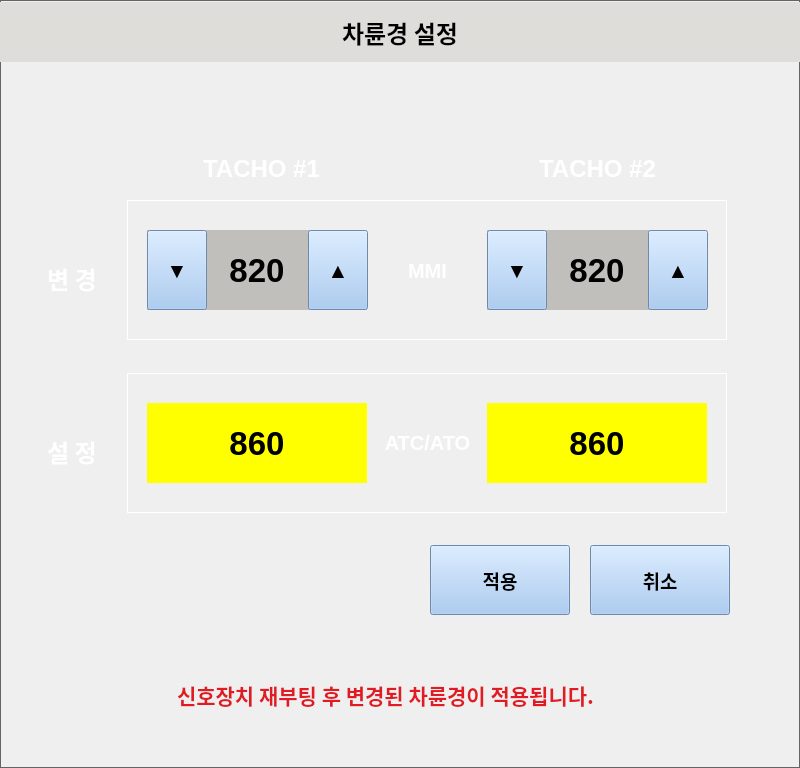
   <widget class="QFrame" name="Frame_Wheel">
    <property name="geometry">
     <rect>
      <x>20</x>
      <y>40</y>
      <width>800</width>
      <height>768</height>
     </rect>
    </property>
    <property name="styleSheet">
     <string notr="true">color: rgb(100, 100, 100);</string>
    </property>
    <property name="frameShape">
     <enum>QFrame::Panel</enum>
    </property>
    <property name="frameShadow">
     <enum>QFrame::Plain</enum>
    </property>
    <widget class="QLabel" name="label_23">
     <property name="geometry">
      <rect>
       <x>0</x>
       <y>2</y>
       <width>800</width>
       <height>60</height>
      </rect>
     </property>
     <property name="font">
      <font>
       <family>굴림</family>
       <pointsize>18</pointsize>
       <weight>75</weight>
       <bold>true</bold>
      </font>
     </property>
     <property name="styleSheet">
      <string notr="true">color: rgb(0, 0, 0);
background-color: rgb(222, 221, 218);</string>
     </property>
     <property name="text">
      <string>차륜경 설정</string>
     </property>
     <property name="alignment">
      <set>Qt::AlignCenter</set>
     </property>
    </widget>
    <widget class="QPushButton" name="Button_Tacho1_Up">
     <property name="geometry">
      <rect>
       <x>308</x>
       <y>230</y>
       <width>60</width>
       <height>80</height>
      </rect>
     </property>
     <property name="font">
      <font>
       <pointsize>16</pointsize>
       <weight>75</weight>
       <bold>true</bold>
      </font>
     </property>
     <property name="styleSheet">
      <string notr="true">color: rgb(0, 0, 0);
background-color: rgb(153, 193, 241);</string>
     </property>
     <property name="text">
      <string>▲</string>
     </property>
    </widget>
    <widget class="QLabel" name="label_Tacho2_Confirm">
     <property name="geometry">
      <rect>
       <x>487</x>
       <y>403</y>
       <width>220</width>
       <height>80</height>
      </rect>
     </property>
     <property name="font">
      <font>
       <pointsize>25</pointsize>
       <weight>75</weight>
       <bold>true</bold>
      </font>
     </property>
     <property name="styleSheet">
      <string notr="true">color: rgb(0, 0, 0);
background-color: rgb(255, 255, 0);</string>
     </property>
     <property name="text">
      <string>860</string>
     </property>
     <property name="alignment">
      <set>Qt::AlignCenter</set>
     </property>
    </widget>
    <widget class="QLabel" name="label_wc_tacho2">
     <property name="geometry">
      <rect>
       <x>517</x>
       <y>143</y>
       <width>161</width>
       <height>51</height>
      </rect>
     </property>
     <property name="font">
      <font>
       <family>Ubuntu</family>
       <pointsize>18</pointsize>
       <weight>75</weight>
       <bold>true</bold>
      </font>
     </property>
     <property name="styleSheet">
      <string notr="true">color: rgb(255, 255, 255);</string>
     </property>
     <property name="text">
      <string>TACHO #2</string>
     </property>
     <property name="alignment">
      <set>Qt::AlignCenter</set>
     </property>
    </widget>
    <widget class="QPushButton" name="Button_Tacho2_Down">
     <property name="geometry">
      <rect>
       <x>487</x>
       <y>230</y>
       <width>60</width>
       <height>80</height>
      </rect>
     </property>
     <property name="font">
      <font>
       <pointsize>16</pointsize>
       <weight>75</weight>
       <bold>true</bold>
      </font>
     </property>
     <property name="styleSheet">
      <string notr="true">color: rgb(0, 0, 0);
background-color: rgb(153, 193, 241);</string>
     </property>
     <property name="text">
      <string>▼</string>
     </property>
    </widget>
    <widget class="QLabel" name="Label_wc_BoxConfirm">
     <property name="geometry">
      <rect>
       <x>127</x>
       <y>373</y>
       <width>600</width>
       <height>140</height>
      </rect>
     </property>
     <property name="font">
      <font>
       <pointsize>11</pointsize>
       <weight>75</weight>
       <bold>true</bold>
      </font>
     </property>
     <property name="styleSheet">
      <string notr="true">border-color: rgb(255, 255, 255);
color: rgb(255, 255, 255);</string>
     </property>
     <property name="frameShape">
      <enum>QFrame::Panel</enum>
     </property>
     <property name="text">
      <string/>
     </property>
     <property name="wordWrap">
      <bool>true</bool>
     </property>
    </widget>
    <widget class="QLabel" name="label_wc_atco">
     <property name="geometry">
      <rect>
       <x>370</x>
       <y>417</y>
       <width>115</width>
       <height>51</height>
      </rect>
     </property>
     <property name="font">
      <font>
       <family>Ubuntu</family>
       <pointsize>15</pointsize>
       <weight>75</weight>
       <bold>true</bold>
      </font>
     </property>
     <property name="styleSheet">
      <string notr="true">color: rgb(255, 255, 255);</string>
     </property>
     <property name="text">
      <string>ATC/ATO</string>
     </property>
     <property name="alignment">
      <set>Qt::AlignCenter</set>
     </property>
    </widget>
    <widget class="QLabel" name="Label_wc_BoxSet">
     <property name="geometry">
      <rect>
       <x>127</x>
       <y>200</y>
       <width>600</width>
       <height>140</height>
      </rect>
     </property>
     <property name="font">
      <font>
       <pointsize>11</pointsize>
       <weight>75</weight>
       <bold>true</bold>
      </font>
     </property>
     <property name="styleSheet">
      <string notr="true">border-color: rgb(255, 255, 255);
color: rgb(255, 255, 255);</string>
     </property>
     <property name="frameShape">
      <enum>QFrame::Panel</enum>
     </property>
     <property name="text">
      <string/>
     </property>
     <property name="wordWrap">
      <bool>true</bool>
     </property>
    </widget>
    <widget class="QLabel" name="label_wc_tacho1">
     <property name="geometry">
      <rect>
       <x>181</x>
       <y>143</y>
       <width>161</width>
       <height>51</height>
      </rect>
     </property>
     <property name="font">
      <font>
       <family>Ubuntu</family>
       <pointsize>18</pointsize>
       <weight>75</weight>
       <bold>true</bold>
      </font>
     </property>
     <property name="styleSheet">
      <string notr="true">color: rgb(255, 255, 255);</string>
     </property>
     <property name="text">
      <string>TACHO #1</string>
     </property>
     <property name="alignment">
      <set>Qt::AlignCenter</set>
     </property>
    </widget>
    <widget class="QPushButton" name="Button_Tacho1_Down">
     <property name="geometry">
      <rect>
       <x>147</x>
       <y>230</y>
       <width>60</width>
       <height>80</height>
      </rect>
     </property>
     <property name="font">
      <font>
       <pointsize>16</pointsize>
       <weight>75</weight>
       <bold>true</bold>
      </font>
     </property>
     <property name="styleSheet">
      <string notr="true">color: rgb(0, 0, 0);
background-color: rgb(153, 193, 241);</string>
     </property>
     <property name="text">
      <string>▼</string>
     </property>
    </widget>
    <widget class="QLabel" name="label_Tacho2_Set">
     <property name="geometry">
      <rect>
       <x>487</x>
       <y>230</y>
       <width>220</width>
       <height>80</height>
      </rect>
     </property>
     <property name="font">
      <font>
       <pointsize>25</pointsize>
       <weight>75</weight>
       <bold>true</bold>
      </font>
     </property>
     <property name="styleSheet">
      <string notr="true">color: rgb(0, 0, 0);
background-color: rgb(192, 191, 188);</string>
     </property>
     <property name="text">
      <string>820</string>
     </property>
     <property name="alignment">
      <set>Qt::AlignCenter</set>
     </property>
    </widget>
    <widget class="QLabel" name="label_Tacho1_Confirm">
     <property name="geometry">
      <rect>
       <x>147</x>
       <y>403</y>
       <width>220</width>
       <height>80</height>
      </rect>
     </property>
     <property name="font">
      <font>
       <pointsize>25</pointsize>
       <weight>75</weight>
       <bold>true</bold>
      </font>
     </property>
     <property name="styleSheet">
      <string notr="true">color: rgb(0, 0, 0);
background-color: rgb(255, 255, 0);</string>
     </property>
     <property name="text">
      <string>860</string>
     </property>
     <property name="alignment">
      <set>Qt::AlignCenter</set>
     </property>
    </widget>
    <widget class="QPushButton" name="Button_Tacho2_Up">
     <property name="geometry">
      <rect>
       <x>648</x>
       <y>230</y>
       <width>60</width>
       <height>80</height>
      </rect>
     </property>
     <property name="font">
      <font>
       <pointsize>16</pointsize>
       <weight>75</weight>
       <bold>true</bold>
      </font>
     </property>
     <property name="styleSheet">
      <string notr="true">color: rgb(0, 0, 0);
background-color: rgb(153, 193, 241);</string>
     </property>
     <property name="text">
      <string>▲</string>
     </property>
    </widget>
    <widget class="QLabel" name="label_wc_set">
     <property name="geometry">
      <rect>
       <x>27</x>
       <y>243</y>
       <width>90</width>
       <height>71</height>
      </rect>
     </property>
     <property name="font">
      <font>
       <family>굴림</family>
       <pointsize>18</pointsize>
       <weight>75</weight>
       <bold>true</bold>
      </font>
     </property>
     <property name="styleSheet">
      <string notr="true">color: rgb(255, 255, 255);</string>
     </property>
     <property name="text">
      <string>변 경</string>
     </property>
     <property name="alignment">
      <set>Qt::AlignCenter</set>
     </property>
    </widget>
    <widget class="QLabel" name="label_wc_confirm">
     <property name="geometry">
      <rect>
       <x>27</x>
       <y>416</y>
       <width>90</width>
       <height>71</height>
      </rect>
     </property>
     <property name="font">
      <font>
       <family>굴림</family>
       <pointsize>18</pointsize>
       <weight>75</weight>
       <bold>true</bold>
      </font>
     </property>
     <property name="styleSheet">
      <string notr="true">color: rgb(255, 255, 255);</string>
     </property>
     <property name="text">
      <string>설 정</string>
     </property>
     <property name="alignment">
      <set>Qt::AlignCenter</set>
     </property>
    </widget>
    <widget class="QLabel" name="label_Tacho1_Set">
     <property name="geometry">
      <rect>
       <x>147</x>
       <y>230</y>
       <width>220</width>
       <height>80</height>
      </rect>
     </property>
     <property name="font">
      <font>
       <pointsize>25</pointsize>
       <weight>75</weight>
       <bold>true</bold>
      </font>
     </property>
     <property name="styleSheet">
      <string notr="true">color: rgb(0, 0, 0);
background-color: rgb(192, 191, 188);</string>
     </property>
     <property name="text">
      <string>820</string>
     </property>
     <property name="alignment">
      <set>Qt::AlignCenter</set>
     </property>
    </widget>
    <widget class="QLabel" name="label_wc_mmi">
     <property name="geometry">
      <rect>
       <x>370</x>
       <y>245</y>
       <width>115</width>
       <height>51</height>
      </rect>
     </property>
     <property name="font">
      <font>
       <family>Ubuntu</family>
       <pointsize>15</pointsize>
       <weight>75</weight>
       <bold>true</bold>
      </font>
     </property>
     <property name="styleSheet">
      <string notr="true">color: rgb(255, 255, 255);</string>
     </property>
     <property name="text">
      <string>MMI</string>
     </property>
     <property name="alignment">
      <set>Qt::AlignCenter</set>
     </property>
    </widget>
    <widget class="QPushButton" name="Button_Wheel_OK">
     <property name="geometry">
      <rect>
       <x>430</x>
       <y>545</y>
       <width>140</width>
       <height>70</height>
      </rect>
     </property>
     <property name="font">
      <font>
       <pointsize>14</pointsize>
       <weight>75</weight>
       <bold>true</bold>
      </font>
     </property>
     <property name="styleSheet">
      <string notr="true">color: rgb(0, 0, 0);
background-color: rgb(153, 193, 241);

</string>
     </property>
     <property name="text">
      <string>적용</string>
     </property>
    </widget>
    <widget class="QPushButton" name="Button_Wheel_Cancel">
     <property name="geometry">
      <rect>
       <x>590</x>
       <y>545</y>
       <width>140</width>
       <height>70</height>
      </rect>
     </property>
     <property name="font">
      <font>
       <pointsize>14</pointsize>
       <weight>75</weight>
       <bold>true</bold>
      </font>
     </property>
     <property name="styleSheet">
      <string notr="true">color: rgb(0, 0, 0);
background-color: rgb(153, 193, 241);
</string>
     </property>
     <property name="text">
      <string>취소</string>
     </property>
    </widget>
    <widget class="QLabel" name="label_wc_confirm_2">
     <property name="geometry">
      <rect>
       <x>10</x>
       <y>660</y>
       <width>751</width>
       <height>71</height>
      </rect>
     </property>
     <property name="font">
      <font>
       <family>돋움체</family>
       <pointsize>16</pointsize>
       <weight>75</weight>
       <bold>true</bold>
      </font>
     </property>
     <property name="styleSheet">
      <string notr="true">color: rgb(224, 27, 36);</string>
     </property>
     <property name="text">
      <string>&lt;html&gt;&lt;head/&gt;&lt;body&gt;&lt;p&gt;신호장치 재부팅 후 변경된 차륜경이 적용됩니다.&lt;/p&gt;&lt;/body&gt;&lt;/html&gt;</string>
     </property>
     <property name="alignment">
      <set>Qt::AlignCenter</set>
     </property>
    </widget>
    <zorder>label_23</zorder>
    <zorder>label_wc_tacho2</zorder>
    <zorder>Label_wc_BoxConfirm</zorder>
    <zorder>label_wc_atco</zorder>
    <zorder>Label_wc_BoxSet</zorder>
    <zorder>label_wc_tacho1</zorder>
    <zorder>label_Tacho2_Set</zorder>
    <zorder>label_Tacho1_Confirm</zorder>
    <zorder>Button_Tacho2_Up</zorder>
    <zorder>label_wc_set</zorder>
    <zorder>label_wc_confirm</zorder>
    <zorder>label_Tacho1_Set</zorder>
    <zorder>label_wc_mmi</zorder>
    <zorder>label_Tacho2_Confirm</zorder>
    <zorder>Button_Tacho1_Up</zorder>
    <zorder>Button_Tacho2_Down</zorder>
    <zorder>Button_Tacho1_Down</zorder>
    <zorder>Button_Wheel_OK</zorder>
    <zorder>Button_Wheel_Cancel</zorder>
    <zorder>label_wc_confirm_2</zorder>
   </widget>
